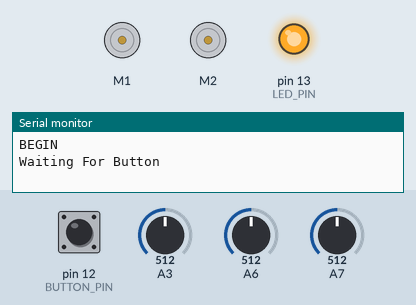
Recording of a sketch running on a simulated Arduino Uno, built with avr-gcc and run on an emulated ATmega328P. On the bench: 2 × DC motor (green arrow = forward, orange = backward, longer = faster), output pins drawn as LEDs (lit = HIGH), the last lines printed to the serial monitor. Dashed ring = blinking. The inputs (shaded band) are chosen by the test bench; at power-on: pin 12 (BUTTON_PIN) HIGH, A3 = 512, A6 = 512, A7 = 512.

Above: at 0.8 s.
0.9 s: pin 12 (BUTTON_PIN) pulled LOW for 0.15 s
At 1.4 s:
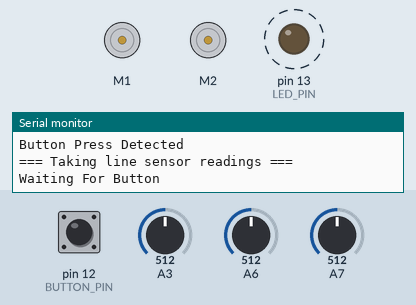
3.9 s: pin 12 (BUTTON_PIN) pulsed LOW 5 times (0.12 s each, 0.3 s apart)
At 5.7 s:
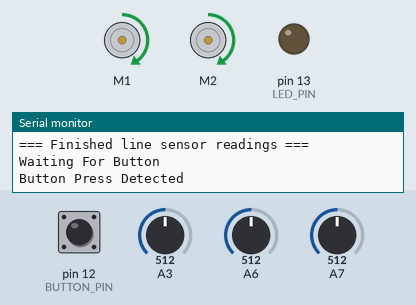
At 33.3 s:
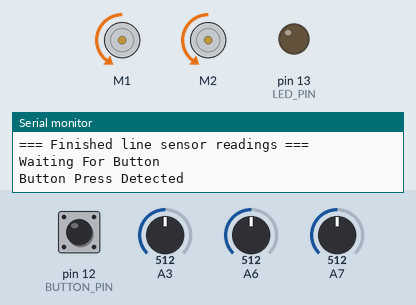
Timing chart, 0 to 35.0 s (numbered marks = the images above; inputs shaded):
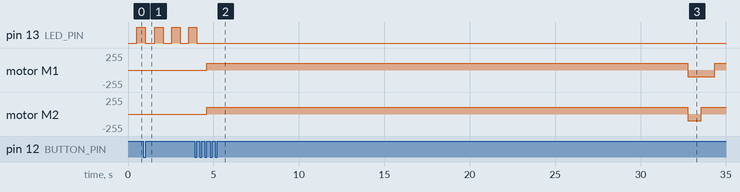

Measured:
- after the input at 3.9 s, motor M1: stopped → forward 99/255 after 0.72 s, → backward 99/255 28.2 s later, → forward 99/255 1.6 s later; motor M2: stopped → forward 99/255 after 0.72 s, → backward 99/255 28.1 s later, → forward 99/255 0.78 s later

The sketch:

botsketch.ino
```cpp
#include <RedBot.h>
#include <RedBotSoftwareSerial.h>
#include <Servo.h>

#define BEEPER_PIN 9
#define BUTTON_PIN 12
#define LED_PIN 13
#define SPEED 100

RedBotMotors motors = RedBotMotors();
RedBotAccel accel = RedBotAccel();
RedBotSensor leftLine = RedBotSensor(17);
RedBotSensor midLine = RedBotSensor(20);
RedBotSensor rightLine = RedBotSensor(21);
RedBotBumper leftBumper = RedBotBumper(3, &bumpHandler);
RedBotBumper rightBumper = RedBotBumper(11, &bumpHandler);
RedBotEncoder encoder = RedBotEncoder(A2, A0);

void (*func)(); // Function Pointer. Called inside loop().
				// Effectively allows us to point loop() at different function as needed
boolean bumped;
int colorDiff;


// Called once at the start by Arduino
void setup() {
	Serial.begin(9600);
	Serial.println();
	Serial.println("BEGIN");
	pinMode(BUTTON_PIN, INPUT_PULLUP);
	pinMode(LED_PIN, OUTPUT);
	bumped = false;
	encoder.clearEnc(BOTH);
	waitForButton();
	takeReadings();
	waitForButton();
	func = &mainProg;
}

// Called repeatedly by Arduino
void loop() {
	func();
}

void halt(){
	motors.brake();
	while (true){
		// Do nothing
	}
}

// Waits for button press and release. Blinks LED at half-second intervals as visual prompt.
void waitForButton(){
	Serial.println("Waiting For Button");
	unsigned long i = millis();
	while (digitalRead(BUTTON_PIN) == HIGH){
		if ((millis() - i) > 500){
			blinker();
			i = millis();
		}
	}
	while (digitalRead(BUTTON_PIN) == LOW){
		if ((millis() - i) > 500){
			blinker();
			i = millis();
		}
	}
	Serial.println("Button Press Detected");
	digitalWrite(LED_PIN, 0);
}


void takeReadings(){
	Serial.println("=== Taking line sensor readings ===");
	waitForButton();
	leftLine.setBGLevel();
	midLine.setBGLevel();
	rightLine.setBGLevel();
	waitForButton();
	leftLine.setDetectLevel();
	midLine.setDetectLevel();
	rightLine.setDetectLevel();
	Serial.println("=== Finished line sensor readings ===");
}

void mainProg(){
	encoder.clearEnc(BOTH);
	while (!bumped && !lineCheck()){
		if (stuck() > 4000){
			reverse();
			turn();
		} else {
			motors.drive(SPEED);
		}
	}
	reverse();
	bumped = false;
	turn();
}

void reverse(){
	encoder.clearEnc(BOTH);
	while (encoder.getTicks(LEFT) > -100 && encoder.getTicks(RIGHT) > -100){
		if (stuck() > 4000){
			break;
		}
		motors.drive(-SPEED);
	}
}

void turn(){
	encoder.clearEnc(BOTH);
	while (encoder.getTicks(RIGHT) < 100){
		if (stuck() > 4000){
			break;
		}
		motors.rightDrive(SPEED);
	}
}

// Returns the time in milliseconds since wheels have turned freely
// This can be inserted into any loop, so long as...
//		1. You clear the encoders before the loop
// 		2. The loop does not clear the encoders internally
//		3. Both wheels are supposed to be turning inside the loop.
unsigned long stuck(){
	static unsigned long time = millis();
	static int left = encoder.getTicks(LEFT);
	static int right = encoder.getTicks(RIGHT);
	int t = millis();
	int l = encoder.getTicks(LEFT);
	int r = encoder.getTicks(RIGHT);
	if (left != encoder.getTicks(LEFT) && right != encoder.getTicks(RIGHT)){
		time = t;
		left = l;
		right = r;
		return 0;
	} else {
		return t - time;
	}
}

// Toggles the LED each call.
void blinker(){
	static boolean on = true;
	if (on){
		digitalWrite(LED_PIN, 1);
	} else {
		digitalWrite(LED_PIN, 0);
	}
	on = !on;
}

void bumpHandler(){
	bumped = true;
	motors.brake();
	Serial.println("Bump Detected!");
}

boolean lineCheck(){
	return leftLine.check() || midLine.check() || rightLine.check();
}
```
